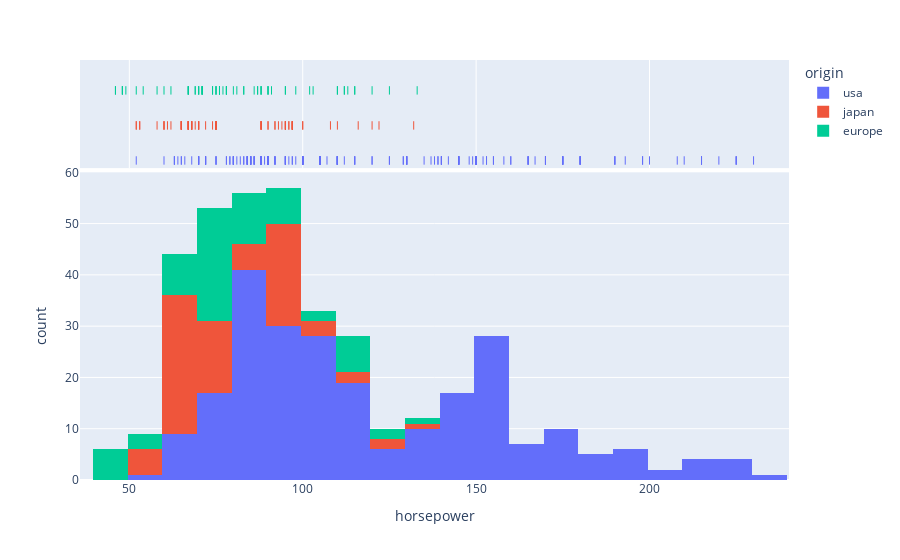

Notebook source saved alongside this figure:
### Code cell
px.histogram(data, x = "horsepower", color = "origin", hover_name = "name", marginal = "rug")

### Figure 1 — Plotly figure (JSON) as saved in the notebook; plotly's stock layout.template omitted (floating-point values rounded to 4 significant figures; data arrays with more than 128 entries replaced by an {"elided": "..."} marker saying what was removed)
{"data": [{"alignmentgroup": "True", "bingroup": "x", "hovertemplate": "origin=usa<br>horsepower=%{x}<br>count=%{y}<extra></extra>", "legendgroup": "usa", "marker": {"color": "#636efa", "pattern": {"shape": ""}}, "name": "usa", "offsetgroup": "usa", "orientation": "v", "showlegend": true, "type": "histogram", "x": {"elided": "249 int values"}, "xaxis": "x", "yaxis": "y"}, {"alignmentgroup": "True", "boxpoints": "all", "fillcolor": "rgba(255,255,255,0)", "hoveron": "points", "hovertemplate": "<b>%{hovertext}</b><br><br>origin=usa<br>horsepower=%{x}<extra></extra>", "hovertext": {"elided": "249 str values"}, "jitter": 0, "legendgroup": "usa", "line": {"color": "rgba(255,255,255,0)"}, "marker": {"color": "#636efa", "symbol": "line-ns-open"}, "name": "usa", "offsetgroup": "usa", "showlegend": false, "type": "box", "x": {"elided": "249 int values"}, "xaxis": "x2", "yaxis": "y2"}, {"alignmentgroup": "True", "bingroup": "x", "hovertemplate": "origin=japan<br>horsepower=%{x}<br>count=%{y}<extra></extra>", "legendgroup": "japan", "marker": {"color": "#EF553B", "pattern": {"shape": ""}}, "name": "japan", "offsetgroup": "japan", "orientation": "v", "showlegend": true, "type": "histogram", "x": [95, 88, 88, 95, 65, 69, 95, 97, 92, 97, 88, 88, 94, 90, 122, 67, 65, 52, 61, 97, 93, 75, 96, 97, 53, 53, 70, 75, 108, 68, 70, 75, 67, 97, 110, 52, 70, 60, 95, 97, 95, 97, 68, 65, 65, 60, 65, 90, 75, 92, 75, 65, 65, 67, 67, 132, 100, 72, 58, 60, 67, 65, 62, 68, 75, 75, 100, 74, 116, 120, 68, 68, 88, 75, 70, 67, 67, 67, 96], "xaxis": "x", "yaxis": "y"}, {"alignmentgroup": "True", "boxpoints": "all", "fillcolor": "rgba(255,255,255,0)", "hoveron": "points", "hovertemplate": "<b>%{hovertext}</b><br><br>origin=japan<br>horsepower=%{x}<extra></extra>", "hovertext": ["toyota corona mark ii", "datsun pl510", "datsun pl510", "toyota corona", "toyota corolla 1200", "datsun 1200", "toyota corona hardtop", "mazda rx2 coupe", "datsun 510 (sw)", "toyouta corona mark ii (sw)", "toyota corolla 1600 (sw)", "toyota carina", "datsun 610", "maxda rx3", "toyota mark ii", "datsun b210", "toyota corolla 1200", "toyota corona", "datsun 710", "honda civic", "subaru", "toyota corolla", "toyota corona", "datsun 710", "honda civic cvcc", "honda civic", "datsun b-210", "toyota corolla", "toyota mark ii", "honda accord cvcc", "datsun f-10 hatchback", "toyota corolla liftback", "subaru dl", "datsun 810", "mazda rx-4", "mazda glc deluxe", "datsun b210 gx", "honda civic cvcc", "toyota corona", "datsun 510", "toyota celica gt liftback", "datsun 200-sx", "honda accord lx", "maxda glc deluxe", "datsun 210", "toyota corolla tercel", "datsun 310", "toyota corona liftback", "mazda 626", "datsun 510 hatchback", "toyota corolla", "mazda glc", "datsun 210", "honda civic 1500 gl", "subaru dl", "datsun 280-zx", "mazda rx-7 gs", "honda accord", "toyota starlet", "honda civic 1300", "subaru", "datsun 210 mpg", "toyota tercel", "mazda glc 4", "honda prelude", "toyota corolla", "datsun 200sx", "mazda 626", "toyota cressida", "datsun 810 maxima", "mazda glc custom l", "mazda glc custom", "nissan stanza xe", "honda accord", "toyota corolla", "honda civic", "honda civic (auto)", "datsun 310 gx", "toyota celica gt"], "jitter": 0, "legendgroup": "japan", "line": {"color": "rgba(255,255,255,0)"}, "marker": {"color": "#EF553B", "symbol": "line-ns-open"}, "name": "japan", "offsetgroup": "japan", "showlegend": false, "type": "box", "x": [95, 88, 88, 95, 65, 69, 95, 97, 92, 97, 88, 88, 94, 90, 122, 67, 65, 52, 61, 97, 93, 75, 96, 97, 53, 53, 70, 75, 108, 68, 70, 75, 67, 97, 110, 52, 70, 60, 95, 97, 95, 97, 68, 65, 65, 60, 65, 90, 75, 92, 75, 65, 65, 67, 67, 132, 100, 72, 58, 60, 67, 65, 62, 68, 75, 75, 100, 74, 116, 120, 68, 68, 88, 75, 70, 67, 67, 67, 96], "xaxis": "x2", "yaxis": "y2"}, {"alignmentgroup": "True", "bingroup": "x", "hovertemplate": "origin=europe<br>horsepower=%{x}<br>count=%{y}<extra></extra>", "legendgroup": "europe", "marker": {"color": "#00cc96", "pattern": {"shape": ""}}, "name": "europe", "offsetgroup": "europe", "orientation": "v", "showlegend": true, "type": "histogram", "x": [46, 87, 90, 95, 113, 90, 70, 76, 60, 54, 112, 76, 87, 69, 46, 90, 49, 75, 91, 112, 110, 83, 67, 78, 75, 75, 67, 71, 70, 95, 88, 98, 115, 86, 81, 83, 70, 71, 102, 88, 120, 58, 78, 78, 110, 48, 103, 125, 115, 133, 71, 71, 77, 71, 69, 76, 78, 48, 48, 67, 67, null, 62, 88, 74, null, 80, 76, 74, 52], "xaxis": "x", "yaxis": "y"}, {"alignmentgroup": "True", "boxpoints": "all", "fillcolor": "rgba(255,255,255,0)", "hoveron": "points", "hovertemplate": "<b>%{hovertext}</b><br><br>origin=europe<br>horsepower=%{x}<extra></extra>", "hovertext": ["volkswagen 1131 deluxe sedan", "peugeot 504", "audi 100 ls", "saab 99e", "bmw 2002", "opel 1900", "peugeot 304", "fiat 124b", "volkswagen model 111", "volkswagen type 3", "volvo 145e (sw)", "volkswagen 411 (sw)", "peugeot 504 (sw)", "renault 12 (sw)", "volkswagen super beetle", "fiat 124 sport coupe", "fiat 128", "opel manta", "audi 100ls", "volvo 144ea", "saab 99le", "audi fox", "volkswagen dasher", "opel manta", "fiat 128", "fiat 124 tc", "fiat x1.9", "volkswagen dasher", "volkswagen rabbit", "audi 100ls", "peugeot 504", "volvo 244dl", "saab 99le", "fiat 131", "opel 1900", "renault 12tl", "vw rabbit", "volkswagen rabbit", "volvo 245", "peugeot 504", "mercedes-benz 280s", "renault 5 gtl", "volkswagen rabbit custom", "volkswagen dasher", "bmw 320i", "volkswagen rabbit custom diesel", "audi 5000", "volvo 264gl", "saab 99gle", "peugeot 604sl", "volkswagen scirocco", "vw rabbit custom", "mercedes benz 300d", "peugeot 504", "fiat strada custom", "vw rabbit", "audi 4000", "vw rabbit c (diesel)", "vw dasher (diesel)", "audi 5000s (diesel)", "mercedes-benz 240d", "renault lecar deluxe", "vokswagen rabbit", "triumph tr7 coupe", "volkswagen jetta", "renault 18i", "peugeot 505s turbo diesel", "volvo diesel", "volkswagen rabbit l", "vw pickup"], "jitter": 0, "legendgroup": "europe", "line": {"color": "rgba(255,255,255,0)"}, "marker": {"color": "#00cc96", "symbol": "line-ns-open"}, "name": "europe", "offsetgroup": "europe", "showlegend": false, "type": "box", "x": [46, 87, 90, 95, 113, 90, 70, 76, 60, 54, 112, 76, 87, 69, 46, 90, 49, 75, 91, 112, 110, 83, 67, 78, 75, 75, 67, 71, 70, 95, 88, 98, 115, 86, 81, 83, 70, 71, 102, 88, 120, 58, 78, 78, 110, 48, 103, 125, 115, 133, 71, 71, 77, 71, 69, 76, 78, 48, 48, 67, 67, null, 62, 88, 74, null, 80, 76, 74, 52], "xaxis": "x2", "yaxis": "y2"}], "layout": {"barmode": "relative", "legend": {"title": {"text": "origin"}, "tracegroupgap": 0}, "margin": {"t": 60}, "xaxis": {"anchor": "y", "domain": [0, 1], "title": {"text": "horsepower"}}, "xaxis2": {"anchor": "y2", "domain": [0, 1], "matches": "x", "showgrid": true, "showticklabels": false}, "yaxis": {"anchor": "x", "domain": [0, 0.7326], "title": {"text": "count"}}, "yaxis2": {"anchor": "x2", "domain": [0.7426, 1], "matches": "y2", "showgrid": false, "showline": false, "showticklabels": false, "ticks": ""}}}
